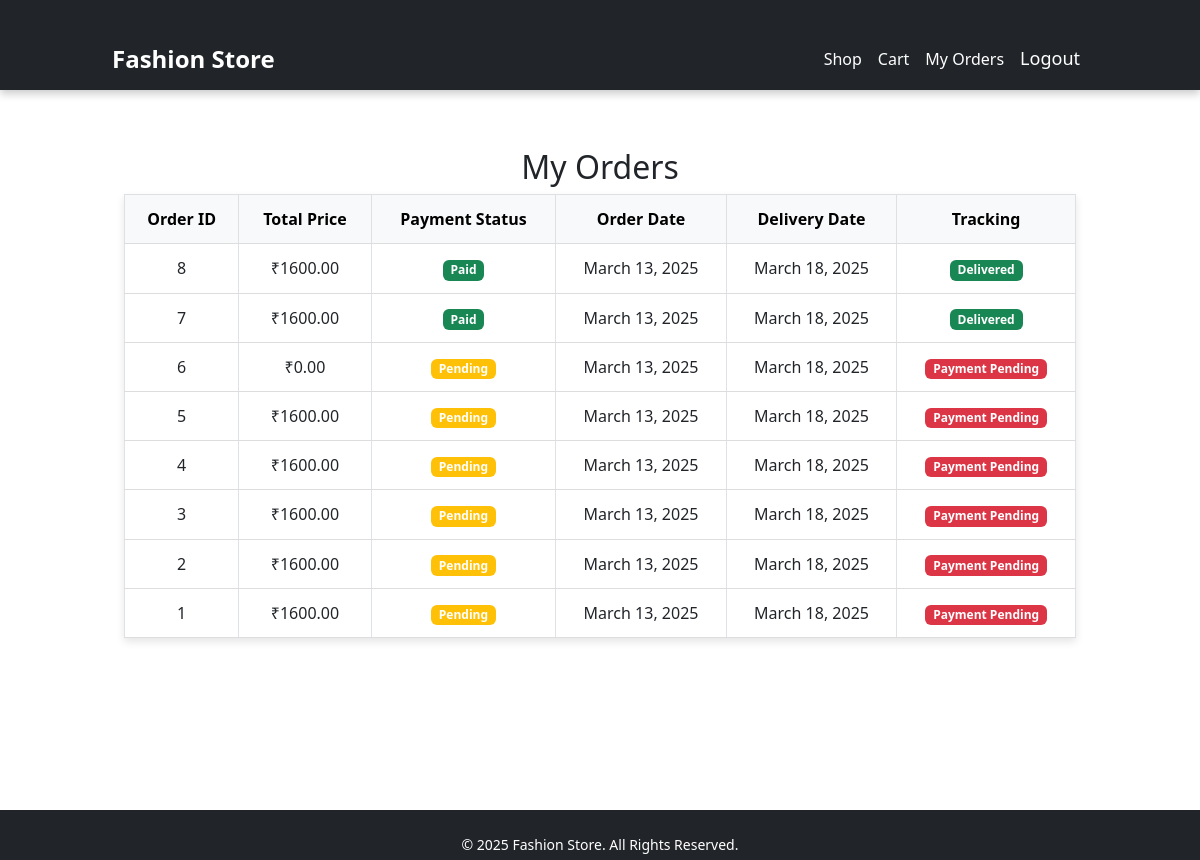
The page /store/my-orders/ (signed in) on the database its author committed.
### store/models.py (models this page shows, shortened)
class Order(models.Model):
    user = models.ForeignKey(User, on_delete=models.CASCADE, null=True, blank=True)
    name = models.CharField(max_length=255)
    email = models.EmailField()
    address = models.TextField()
    total_price = models.DecimalField(max_digits=10, decimal_places=2)
    payment_status = models.CharField(
        max_length=20,
        choices=[('Pending', 'Pending'), ('Paid', 'Paid')],
        default='Pending'
    )
    created_at = models.DateTimeField(auto_now_add=True)
    estimated_delivery = models.DateField(null=True, blank=True)  # ✅ New field for estimated delivery date

### store/views.py (the view)
# urls.py: path('my-orders/', views.my_orders, name='my_orders'),
@login_required
def my_orders(request):
    if not request.user.is_authenticated:
        messages.error(request, "You need to log in to view your orders.")
        return redirect('login')
    orders = Order.objects.filter(user=request.user).order_by('-created_at')
    for order in orders:
        if not order.estimated_delivery:
            order.estimated_delivery = order.created_at + timedelta(days=5)
            order.save()
    return render(request, 'store/my_orders.html', {
        'orders': orders,
        'today': datetime.today().date()  # ✅ Pass today's date
    })

### store/templates/store/my_orders.html
{% extends "base.html" %}
{% block content %}
<div class="container mt-5">
    <h2 class="text-center">My Orders</h2>
    {% if orders %}
        <table class="table table-bordered">
            <thead class="table-light">
                <tr>
                    <th>Order ID</th>
                    <th>Total Price</th>
                    <th>Payment Status</th>
                    <th>Order Date</th>
                    <th>Delivery Date</th>
                    <th>Tracking</th>
                </tr>
            </thead>
            <tbody>
                {% for order in orders %}
                <tr>
                    <td>{{ order.id }}</td>
                    <td>₹{{ order.total_price }}</td>
                    <td>
                        {% if order.payment_status == "Paid" %}
                            <span class="badge bg-success">Paid</span>
                        {% else %}
                            <span class="badge bg-warning">Pending</span>
                        {% endif %}
                    </td>
                    <td>{{ order.created_at|date:"F d, Y" }}</td>
                    <td>
                        {% if order.estimated_delivery %}
                            {{ order.estimated_delivery|date:"F d, Y" }}
                        {% else %}
                            <span class="text-muted">Not Available</span>
                        {% endif %}
                    </td>
                    <td>
                        {% if order.payment_status == "Pending" %}
                            <span class="badge bg-danger">Payment Pending</span>
                        {% elif order.estimated_delivery %}
                            {% if order.estimated_delivery > today %}
                                <span class="badge bg-info">On the Way</span>
                            {% else %}
                                <span class="badge bg-success">Delivered</span>
                            {% endif %}
                        {% else %}
                            <span class="badge bg-secondary">Processing</span>
                        {% endif %}
                    </td>
                </tr>
                {% endfor %}
            </tbody>
        </table>
    {% else %}
        <p class="text-center text-muted mt-4">No orders yet. Start shopping now!</p>
        <div class="text-center mt-3">
            <a href="{% url 'product_list' %}" class="btn btn-primary">Go to Shop</a>
        </div>
    {% endif %}
</div>
{% endblock %}

### store/static/css/styles.css (style rules this page uses)
html, body { height: 100%; margin: 0; padding: 0; overflow-x: hidden; overflow-y: auto; }
body { -ms-overflow-style: none; scrollbar-width: none; }
.container { overflow: hidden; }
.container { max-width: 1000px; margin: auto; padding-top: 20px; }
.table { border-collapse: collapse; width: 100%; box-shadow: 0 4px 8px rgba(0, 0, 0, 0.1); }
.table th, .table td { padding: 12px; text-align: center; border-bottom: 1px solid #ddd; }
.table th { background-color: #f8f9fa; font-weight: bold; }

### templates/base.html (style rules this page uses)
html, body { height: 100%; margin: 0; padding: 0; overflow-x: hidden; }
body { padding-top: 60px; }

### rows shown on the page
Order: id "8", total_price "1600.00", payment_status "Paid", created_at "March 13, 2025", estimated_delivery "March 18, 2025"
Order: id "7", total_price "1600.00", payment_status "Paid", created_at "March 13, 2025", estimated_delivery "March 18, 2025"
Order: id "6", total_price "0.00", payment_status "Pending", created_at "March 13, 2025", estimated_delivery "March 18, 2025"
Order: id "5", total_price "1600.00", payment_status "Pending", created_at "March 13, 2025", estimated_delivery "March 18, 2025"
Order: id "4", total_price "1600.00", payment_status "Pending", created_at "March 13, 2025", estimated_delivery "March 18, 2025"
Order: id "3", total_price "1600.00", payment_status "Pending", created_at "March 13, 2025", estimated_delivery "March 18, 2025"
Order: id "2", total_price "1600.00", payment_status "Pending", created_at "March 13, 2025", estimated_delivery "March 18, 2025"
Order: id "1", total_price "1600.00", payment_status "Pending", created_at "March 13, 2025", estimated_delivery "March 18, 2025"
